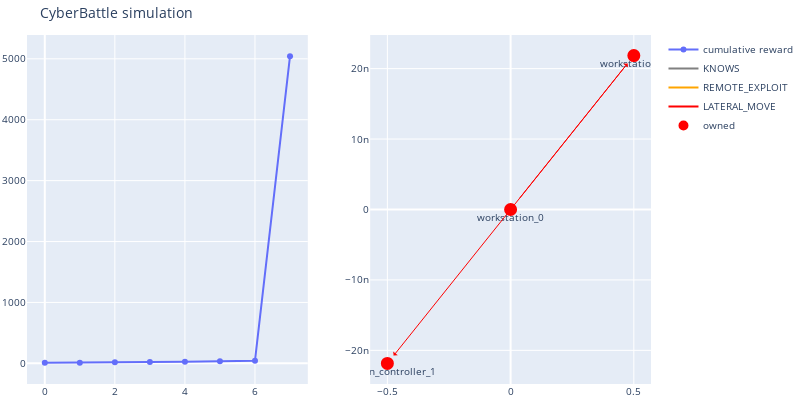

Notebook code for this chart:
### Code cell
tiny = gym.make('ActiveDirectoryTiny-v0')
current_o = tiny.reset()
wrapped_env = AgentWrapper(tiny, ActionTrackingStateAugmentation(ep, current_o))
# Use the trained agent to run the steps one by one
max_steps = 8
# next action suggested by DQL agent
h = []
for i in range(max_steps):
    # run the suggested action
    _, next_action, _ = l.exploit(wrapped_env, current_o)
    h.append((tiny.get_explored_network_node_properties_bitmap_as_numpy(current_o), next_action))
    if next_action is None:
        break
    current_o, _, _, _ = wrapped_env.step(next_action)
tiny.render()

### Figure 1 — Plotly figure (JSON) as saved in the notebook; plotly's stock layout.template omitted (floating-point values rounded to 4 significant figures)
{"data": [{"name": "cumulative reward", "type": "scatter", "xaxis": "x", "y": [9, 10, 16, 22, 28, 34, 43, 5043], "yaxis": "y"}, {"line": {"color": "gray"}, "mode": "lines", "name": "KNOWS", "type": "scatter", "x": [0], "xaxis": "x2", "y": [0], "yaxis": "y2"}, {"line": {"color": "orange"}, "mode": "lines", "name": "REMOTE_EXPLOIT", "type": "scatter", "x": [0], "xaxis": "x2", "y": [0], "yaxis": "y2"}, {"line": {"color": "red"}, "mode": "lines", "name": "LATERAL_MOVE", "type": "scatter", "x": [0], "xaxis": "x2", "y": [0], "yaxis": "y2"}, {"hoverinfo": "text", "marker": {"color": "#D32F2E", "line": {"color": "rgb(255,0,0)", "width": 8}, "size": 5, "symbol": "circle-dot"}, "mode": "markers+text", "name": "owned", "text": ["workstation_0", "workstation_1", "domain_controller_1"], "textposition": "bottom center", "type": "scatter", "x": [0, 0.5, -0.5], "xaxis": "x2", "y": [0, 2.186e-08, -2.186e-08], "yaxis": "y2"}, {"hoverinfo": "text", "marker": {"color": "#0e9d00", "line": {"color": "rgb(0,255,0)", "width": 8}, "size": 5, "symbol": "circle-dot"}, "mode": "markers+text", "name": "discovered", "text": [], "textposition": "bottom center", "type": "scatter", "x": [], "xaxis": "x2", "y": [], "yaxis": "y2"}], "layout": {"annotations": [{"align": "center", "arrowcolor": "red", "arrowhead": 1, "arrowsize": 1, "arrowwidth": 1, "ax": 0, "axref": "x2", "ay": 0, "ayref": "y2", "hovertext": "LATERAL_MOVE", "opacity": 1, "showarrow": true, "standoff": 10, "startstandoff": 10, "x": 0.5, "xref": "x2", "y": 2.186e-08, "yref": "y2"}, {"align": "center", "arrowcolor": "red", "arrowhead": 1, "arrowsize": 1, "arrowwidth": 1, "ax": 0.5, "axref": "x2", "ay": 2.186e-08, "ayref": "y2", "hovertext": "LATERAL_MOVE", "opacity": 1, "showarrow": true, "standoff": 10, "startstandoff": 10, "x": -0.5, "xref": "x2", "y": -2.186e-08, "yref": "y2"}], "autosize": false, "font": {"size": 10}, "height": 400, "hovermode": "closest", "margin": {"b": 15, "l": 2, "r": 2, "t": 35}, "showlegend": true, "title": {"text": "CyberBattle simulation"}, "width": 800, "xaxis": {"anchor": "y", "domain": [0, 0.45]}, "xaxis2": {"anchor": "y2", "domain": [0.55, 1]}, "yaxis": {"anchor": "x", "domain": [0, 1]}, "yaxis2": {"anchor": "x2", "domain": [0, 1]}}}
